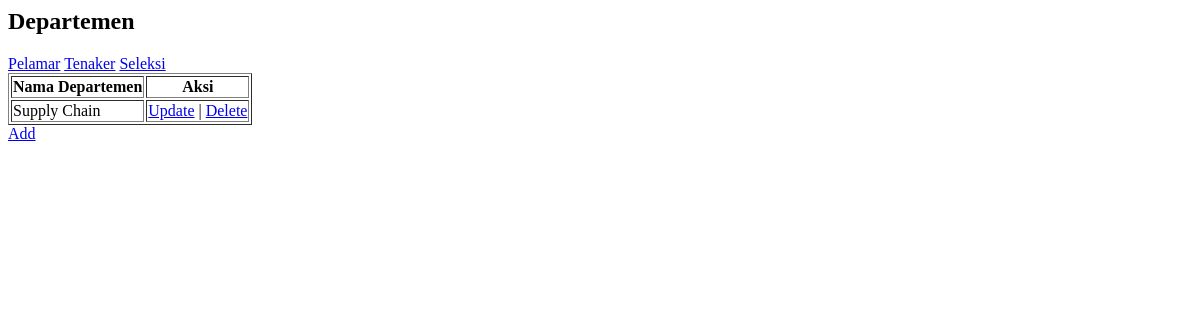
Before: /recruitment/departemen with the older database file.
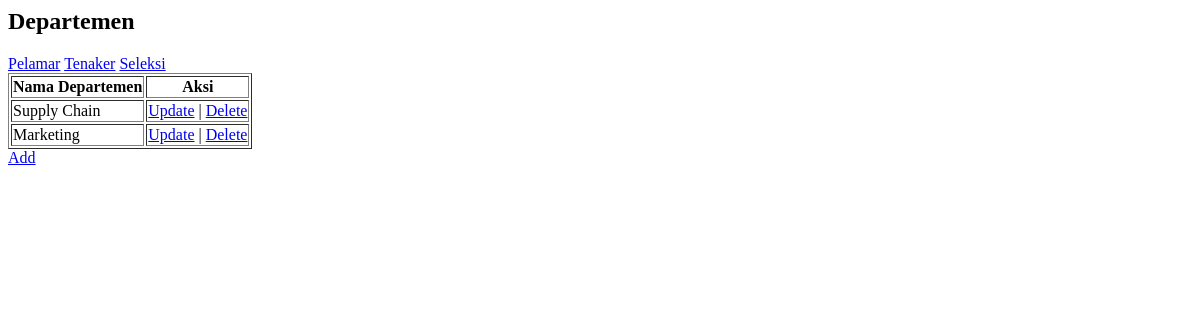
After: the same page with the newer database file.
### recruitment/models.py (models this page shows, shortened)
class Departemen(models.Model):
    nama    = models.CharField(max_length = 32)
    class Meta:
        verbose_name = 'Departemen'
        verbose_name_plural = 'Departemens'

### recruitment/views.py (the view)
# urls.py: path('departemen', views.listDepartemen, name = 'list_departemen'),
def listDepartemen(request):
    departemen = Departemen.objects.all()
    context = {
        'title'     : 'Departemen',
        'subtitle'  : 'HR-Recruitment & Assesment',
        'depts'     : departemen
    }
    return render(request, 'recruitment/departemen/list.html', context)

### recruitment/templates/recruitment/departemen/list.html
<h2>{{ title }}</h2>
<a href="{% url 'recruitment:list_pelamar' %}">Pelamar</a>
<a href="{% url 'recruitment:list_perteker' %}">Tenaker</a>
<a href="{% url 'recruitment:list_seleksi' %}">Seleksi</a>
<table border="1">
  <tr>
    <th>Nama Departemen</th>
    <th>Aksi</th>
  </tr>
  {% for d in depts %}
  <tr>
    <td>{{ d.nama }}</td>
    <td>
      <a href="{% url 'recruitment:update_departemen' d.id %}">Update</a>
       |
      <a href="{% url 'recruitment:delete_departemen' d.id %}">Delete</a>
  </td>
  </tr>
  {% endfor %}
</table>
<a href="{% url 'recruitment:create_departemen' %}">Add</a>

Changed rows visible on the page:
added Departemen: nama "Marketing"
